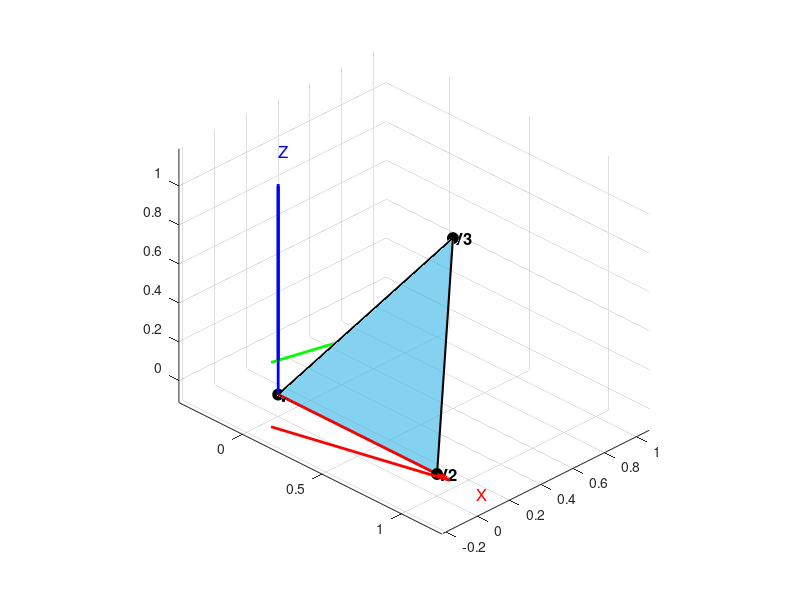

MATLAB code to generate this figure: (Note: this script raises an error after producing the figure.)
% draw_triangle.m
% Draw a 3D triangle in GNU Octave

% Triangle vertices (x, y, z)
V = [0 0 0;
     1 0 0;
     0.3 0.8 0.6];

% Face indices
F = [1 2 3];

figure('Name', '3D Triangle', 'Color', [1 1 1]);
patch('Vertices', V, 'Faces', F, ...
      'FaceColor', [0.2 0.7 0.9], 'FaceAlpha', 0.6, ...
      'EdgeColor', [0 0 0], 'LineWidth', 1.5);

hold on;
plot3(V(:,1), V(:,2), V(:,3), 'ko', 'MarkerFaceColor', 'k', 'MarkerSize', 8);
text(V(:,1), V(:,2), V(:,3), {'V1','V2','V3'}, 'FontWeight', 'bold', 'FontSize', 12, 'HorizontalAlignment', 'left');

% Draw coordinate axes for reference
quiver3(0, 0, 0, 1.2, 0, 0, 'r', 'LineWidth', 2, 'MaxHeadSize', 0.5);
quiver3(0, 0, 0, 0, 1.2, 0, 'g', 'LineWidth', 2, 'MaxHeadSize', 0.5);
quiver3(0, 0, 0, 0, 0, 1.2, 'b', 'LineWidth', 2, 'MaxHeadSize', 0.5);
text(1.25, 0, 0, 'X', 'FontSize', 12, 'Color', 'r');
text(0, 1.25, 0, 'Y', 'FontSize', 12, 'Color', 'g');
text(0, 0, 1.25, 'Z', 'FontSize', 12, 'Color', 'b');

axis equal;
grid on;
view(45, 30);
camproj('perspective');
xlabel('X');
ylabel('Y');
zlabel('Z');
title('3D Triangle');
rotate3d on;

hold off;
